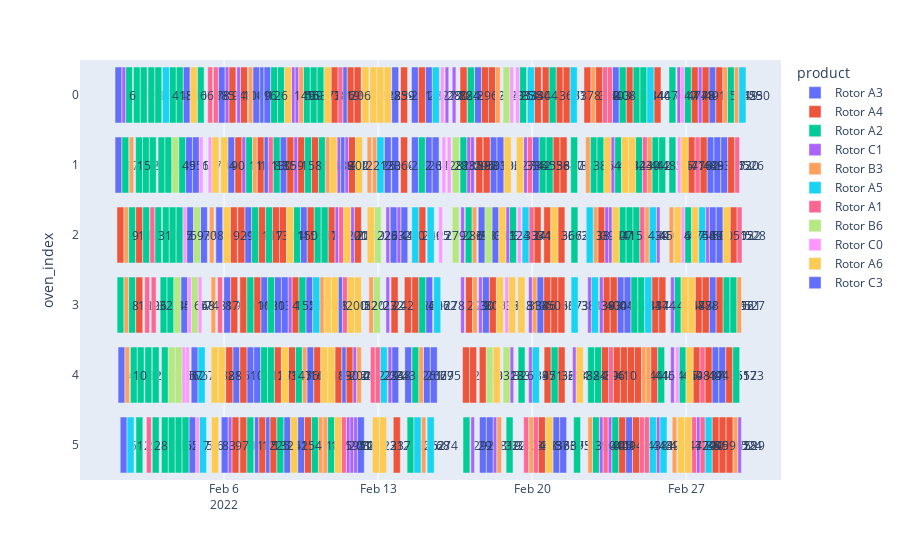

This figure's notebook cell:
### Code cell
fig = px.timeline(nodes_df, x_start='start_job_date', x_end='finish_job_date', y="oven_index", color="product", text="product_index")
fig.update_yaxes(autorange="reversed") # otherwise tasks are listed from the bottom up
fig.show()
